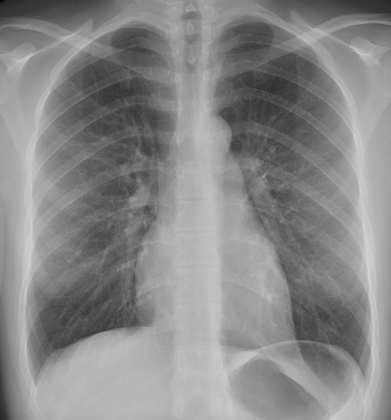
%> input picture Assignment 2/ChestXray.png, 391 x 420 px, shrunk from 480 x 515 before the run
$ octave Q5b.m   (GNU Octave 9; MATLAB toolbox functions it lacks are replaced by stand-ins)
%> lines starting %> are read from the running program, lines starting %| are printed output that depends on the picture
### Assignment 2/myHistEq.m
function [imgHE, orgHist, heHist] = myHistEq(img)
%imgHE = histogram equalized img
%orgHist = original images histogram
%heHist = equalized images histogram

%1. check image properties
[rows, cols, colours] = size(img);
gray = uint8(img);
if colours == 3
    gray = rgb2gray(img);
    [rows, cols] = size(gray);
end

figure(1);
subplot(2,2,1);
%2. Histogram generation
orgHist = imhist(gray);
% to display the histogram
imhist(gray);
title("Original Histogram");

%3. Probability Array
totalpx = rows*cols;
pHist = orgHist/totalpx;

%4. Cumulative histogram generation
cHist = cumsum(pHist);

%5. Transformation Function
%leave as double for now - need to scale back to uint8 before generating
%histogram again
imgHE = zeros(rows, cols);

% [10 lines of commented-out code are left out]
Tk = ((255)/(rows*cols))*cHist;
for k = 1:rows
    for m = 1:cols
        %add plus one to prevent issues when gray = 0
        %not concerned about gray =255 since Tk(256) exists
        imgHE(k,m) = Tk(gray(k,m)+1);
    end
end
%since Tk contains small doubles of probability for intensity
a = mat2gray(imgHE)*255;
imgHE = uint8(a);

%generate histogram of new image

subplot(2,2,2);
heHist = imhist(imgHE);
imhist(imgHE);
title("Equalized Histogram");

%Save original and equalized
imwrite(gray, '3-LowContrast.png');
imwrite(imgHE, '4-HistogramEqualized.png');

% [6 lines of commented-out code are left out]

subplot(2,2,3);
imshow(gray, []);
title('Original Image');
subplot(2,2,4);
imshow(imgHE, []);
title('Equalized Image');
end

### Assignment 2/myLoG.m
function [kernel] = myLoG(wsize, std)

Gk = myGaussian(wsize, std);
%remove normalization included in myGaussian
e = Gk * 2*pi*std^2;

%assuming wsize is an odd number since it would be impossible to be
%symmetric around 0 otherwise.
range = floor(wsize/2);

x = -range:1:range;
y = -range:1:range;

L = (((x.^2)'+y.^2) - 2*std^2)/std^4;

%for testing purposes
% e = [ 1, 1, 1; 2, 2, 2; 3, 3, 3];
% L = ones(3,3);


Lk = L.*e;

kernel = Lk;

%force sum of elements to 0?
%subtract average from each element so sum is zero?
kernel = kernel - mean(kernel,'all');
sum_K = sum(kernel, 'all');
end

### Assignment 2/myGaussian.m
function [kernel] = myGaussian(wsize, std)
%Function to generate gaussian kernel

norm = 1/(2*pi*std^2);

kernel = zeros(wsize, wsize);
%x, y, range (-wsize/2, wsize/2)
range = floor(wsize / 2);

denom = 2*std^2;

%Without using a loop
n = -range:1:range;
m = -range:1:range;

%square each element of n, and transpose it.
%then add the row vector of m.^2 to each row
sq = -1*((n.^2)' + m.^2)/denom;

e = exp(sq);

kernel = norm*e;
end

### Assignment 2/Q5b.m
%Laplacian of Gaussian

%f(x,y)
original = imread('ChestXray.png');
%> original is the input picture: size 420x391x3 uint8; min 4, max 213, mean 136.2
original = rgb2gray(original);
%> original: size 420x391 uint8
original = im2double(original);
%> original: size 420x391 double

%apply LoG

%generate log kernel
Lk = myLoG(9, 0.6);

edge = conv2(original, Lk, 'same');
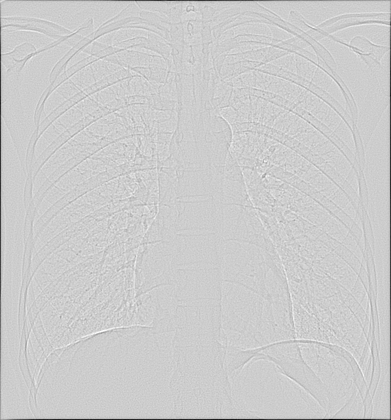
%> edge: size 420x391 double; min -1.79, max 0.436, mean -0.0125; drawn with min black and max white


%out(x,y)
out = original - edge;
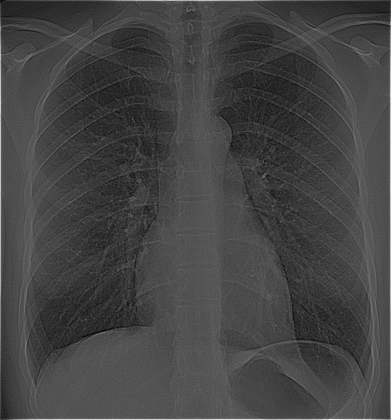
%> out: size 420x391 double; min -0.208, max 2.6, mean 0.547; drawn with min black and max white


%apply myHistEq.m
out = mat2gray(out)*255;
sharpimg = myHistEq(out);
%> in myHistEq, `orgHist = imhist(gray);`: orgHist = 256 values, max 4770 at index 83, min 0 at index 2, mean 641.5
%> in myHistEq, `pHist = orgHist/totalpx;`: pHist = 256 values, max 0.029 at index 83, min 0 at index 2, mean 0.00391
%> in myHistEq, `cHist = cumsum(pHist);`: cHist = 256 values from 6.09e-06 to 1
%> in myHistEq, `Tk = ((255)/(rows*cols))*cHist;`: Tk = 256 values from 9.46e-09 to 0.00155
%> after the loop in myHistEq, `for k = 1:rows`:
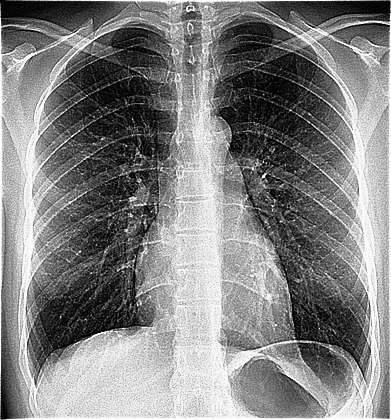
%> imgHE: size 420x391 double; min 9.46e-09, max 0.00155, mean 0.000791; drawn with min black and max white
%> in myHistEq, `heHist = imhist(imgHE);`: heHist = 256 values, max 4770 at index 211, min 0 at index 9, mean 641.5
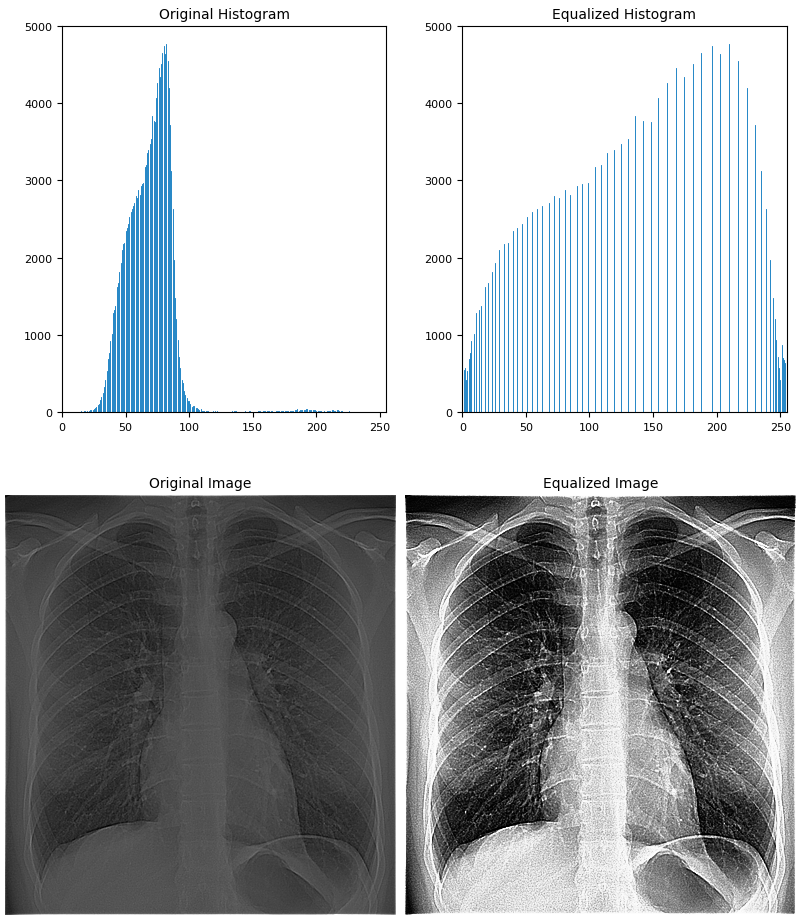
%> figure redrawn from the program's plot data, 4 panels
imwrite(sharpimg, '7-SharpenedwithLoG.png');

figure(2);
subplot(1,3,1)
imshow(original, []);
title('Original');
subplot(1,3,2);
imshow(edge, []);
title('Edge');
subplot(1,3,3);
imshow(out, []);
title('Sharpened');
